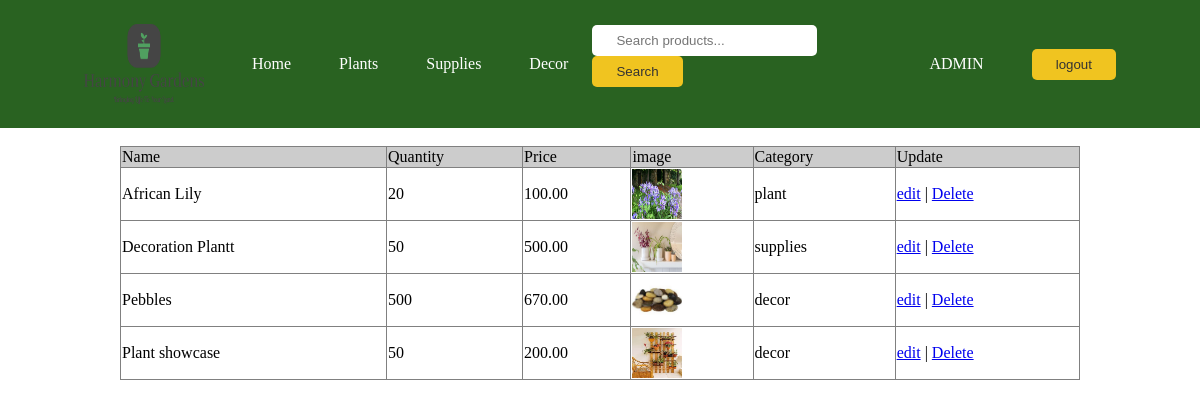
/view.php (signed in), run on the app's committed database.
### tables this page shows
CREATE TABLE `products` (
  `id` int(11) NOT NULL,
  `name` varchar(100) NOT NULL,
  `qty` int(5) NOT NULL,
  `price` decimal(10,2) NOT NULL,
  `image` varchar(100) DEFAULT NULL,
  `login_id` int(11) NOT NULL,
  `tag` varchar(1000) NOT NULL,
  `description` longtext NOT NULL
);

### view.php (the view, shortened to what this page needs)
<?php
include('logout_header.php');
?>
<?php
include_once("connection.php");
$result = mysqli_query($mysqli, "SELECT * FROM products  ORDER BY id ASC");
?>
<html>
<head>
</head>
<body>
	<br>
	<table class="table" width='80%' border=1px>
		<tr bgcolor='#CCCCCC'>
			<td>Name</td>
			<td>Quantity</td>
			<td>Price </td>
			<td>image</td>
			<td>Category</td>
			<td>Update</td>
		</tr>
		<?php
		while($res = mysqli_fetch_array($result)) {
			echo "<tr>";
			echo "<td>".$res['name']."</td>";
			echo "<td>".$res['qty']."</td>";
			echo "<td>".$res['price']."</td>";	?>
			 <td><img src="<?php echo $res['image']; ?>" height="50px" width="50px" /></td>
			 <?php echo "<td>".$res['tag']."</td>";
			echo "<td><a href=\"edit.php?id=$res[id]\">edit</a> | <a href=\"delete.php?id=$res[id]\" onClick=\"return confirm('Are you sure you want to delete?')\">Delete</a></td>";
		}
		?>
	</table>
</body>
</html>

### css/logout_style.css (style rules this page uses)
body, h1, h2, h3, p, ul, li { margin: 0; padding: 0; list-style: none; }

### view.php (style rules this page uses)
.table { border-collapse: collapse; margin-left:10%; }

### data on the page
products: name "African Lily", qty "20", price "100.00", image (picture), tag "plant"
products: name "Decoration Plantt", qty "50", price "500.00", image (picture), tag "supplies"
products: name "Pebbles", qty "500", price "670.00", image (picture), tag "decor"
products: name "Plant showcase", qty "50", price "200.00", image (picture), tag "decor"

### other printed values
$profile_name "ADMIN"
